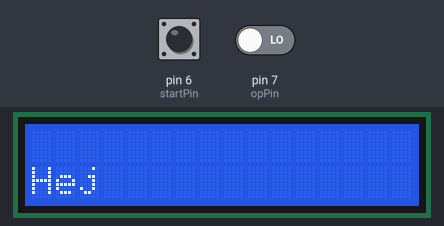
Simulated run of this sketch. Board: Arduino Uno, built with avr-gcc and run on an emulated ATmega328P. Shown: 16×2 character LCD. The test bench sets the inputs (shaded band); at power-on: pin 6 (startPin) LOW, pin 7 (opPin) LOW.

Above: at 1.2 s.
1.3 s: pin 6 (startPin) pulled HIGH for 0.15 s
At 2.1 s:
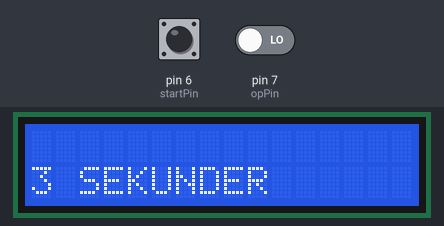
4.4 s: pin 7 (opPin) driven HIGH
At 5.6 s:
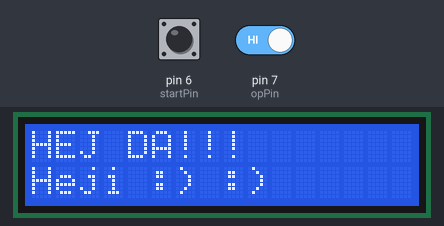
5.9 s: pin 6 (startPin) pulled HIGH for 1 s
At 6.7 s:
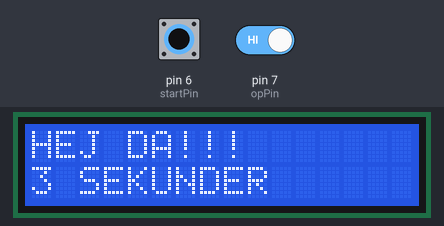
9.9 s: pin 6 (startPin) pulled HIGH for 3.2 s
At 12.7 s:
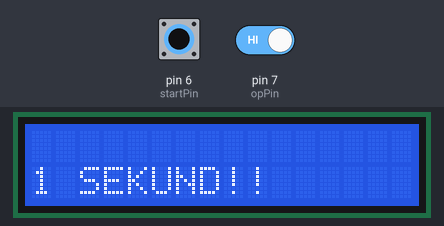
15.4 s: pin 7 (opPin) driven LOW
At 16.6 s:
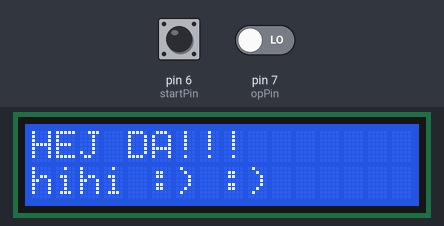
Timing chart, 0 to 18.4 s (numbered marks = the images above; inputs shaded):
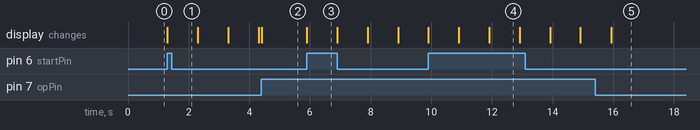

The sketch:

LCD.ino
```cpp
int startPin = 6; // choose the input pin (for a pushbutton)
int opPin = 7;

// include the library code:
#include <LiquidCrystal.h>

// initialize the library with the numbers of the interface pins
LiquidCrystal lcd(12, 11, 5, 4, 3, 2);

void setup() {
    pinMode(startPin, INPUT);    // declare pushbutton as input
    pinMode(opPin, INPUT);

  // set up the LCD's number of columns and rows:
  lcd.begin(16, 2);
}

void loop() {
    // (note: line 1 is the second row, since counting begins with 0):
  lcd.setCursor(0, 1);
 lcd.print("Hej");
if(digitalRead(startPin)==HIGH){
  // Print a message to the LCD.
  lcd.setCursor(0, 1);
        lcd.print("3 SEKUNDER");
    delay(1000);
    lcd.clear();
      lcd.setCursor(0, 1);
        lcd.print("2 SEKUNDER");
    delay(1000);
    lcd.clear();
      lcd.setCursor(0, 1);
      lcd.print("1 SEKUND!!");
    delay(1000);
    lcd.clear();

    while(digitalRead(opPin)==LOW){

        lcd.setCursor(0, 0);
  lcd.print("HEJ DA!!!");
  lcd.setCursor(0, 1);
  lcd.print("hihi :) :)");
    }
   }
}
```

Measured:
- after the input at 1.3 s, the display: changes at once (image 1)
- after the input at 4.4 s, the display: changes at once (image 2)
- after the input at 5.9 s, the display: changes at once (image 3)
- after the input at 9.9 s, the display: first changes at once (image 4 shows a later state)
- after the input at 15.4 s, the display: changes after 0.53 s (image 5)
- what the display in image 4 shows lasts 1.0 s, from 11.9 s to 12.9 s
